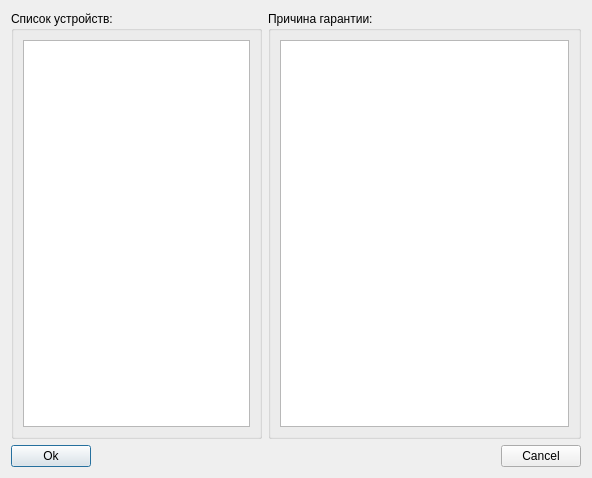
<?xml version="1.0" encoding="UTF-8"?>
<ui version="4.0">
 <class>GuaranteeOnTicketReasonWidget</class>
 <widget class="QDialog" name="GuaranteeOnTicketReasonWidget">
  <property name="geometry">
   <rect>
    <x>0</x>
    <y>0</y>
    <width>592</width>
    <height>478</height>
   </rect>
  </property>
  <property name="windowTitle">
   <string>Вернуть товары по гарантии</string>
  </property>
  <layout class="QGridLayout" name="gridLayout_3">
   <item row="0" column="0">
    <widget class="QGroupBox" name="groupBoxDeviceList">
     <property name="maximumSize">
      <size>
       <width>251</width>
       <height>16777215</height>
      </size>
     </property>
     <property name="title">
      <string>Список устройств:</string>
     </property>
     <property name="flat">
      <bool>true</bool>
     </property>
     <layout class="QGridLayout" name="gridLayout">
      <item row="0" column="0">
       <widget class="QTableView" name="tableViewTicketList">
        <property name="editTriggers">
         <set>QAbstractItemView::NoEditTriggers</set>
        </property>
        <property name="alternatingRowColors">
         <bool>true</bool>
        </property>
        <property name="selectionMode">
         <enum>QAbstractItemView::SingleSelection</enum>
        </property>
        <property name="selectionBehavior">
         <enum>QAbstractItemView::SelectRows</enum>
        </property>
        <attribute name="verticalHeaderVisible">
         <bool>false</bool>
        </attribute>
       </widget>
      </item>
     </layout>
    </widget>
   </item>
   <item row="0" column="1">
    <widget class="QGroupBox" name="groupBoxGuaranteeReason">
     <property name="title">
      <string>Причина гарантии:</string>
     </property>
     <property name="flat">
      <bool>true</bool>
     </property>
     <layout class="QGridLayout" name="gridLayout_2">
      <item row="0" column="0">
       <widget class="QPlainTextEdit" name="plainTextEditProblem"/>
      </item>
     </layout>
    </widget>
   </item>
   <item row="1" column="0" colspan="2">
    <layout class="QHBoxLayout" name="horizontalLayout">
     <item>
      <widget class="QPushButton" name="pushButtonOk">
       <property name="text">
        <string>Ok</string>
       </property>
      </widget>
     </item>
     <item>
      <spacer name="horizontalSpacer">
       <property name="orientation">
        <enum>Qt::Horizontal</enum>
       </property>
       <property name="sizeHint" stdset="0">
        <size>
         <width>40</width>
         <height>20</height>
        </size>
       </property>
      </spacer>
     </item>
     <item>
      <widget class="QPushButton" name="pushButtonCancel">
       <property name="text">
        <string>Cancel</string>
       </property>
      </widget>
     </item>
    </layout>
   </item>
  </layout>
 </widget>
 <resources/>
 <connections/>
</ui>
